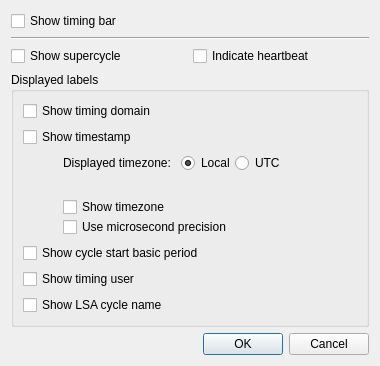
<?xml version="1.0" encoding="UTF-8"?>
<ui version="4.0">
 <class>Dialog</class>
 <widget class="QDialog" name="Dialog">
  <property name="geometry">
   <rect>
    <x>0</x>
    <y>0</y>
    <width>380</width>
    <height>366</height>
   </rect>
  </property>
  <property name="minimumSize">
   <size>
    <width>380</width>
    <height>366</height>
   </size>
  </property>
  <property name="maximumSize">
   <size>
    <width>380</width>
    <height>366</height>
   </size>
  </property>
  <property name="baseSize">
   <size>
    <width>380</width>
    <height>366</height>
   </size>
  </property>
  <property name="windowTitle">
   <string>Configure timing bar</string>
  </property>
  <layout class="QVBoxLayout" name="verticalLayout_2">
   <item>
    <widget class="QCheckBox" name="chkbx_bar">
     <property name="text">
      <string>Show timing bar</string>
     </property>
    </widget>
   </item>
   <item>
    <widget class="QFrame" name="frame">
     <property name="frameShape">
      <enum>QFrame::HLine</enum>
     </property>
     <property name="frameShadow">
      <enum>QFrame::Sunken</enum>
     </property>
    </widget>
   </item>
   <item>
    <widget class="QWidget" name="bar_config" native="true">
     <layout class="QVBoxLayout" name="verticalLayout">
      <property name="leftMargin">
       <number>0</number>
      </property>
      <property name="topMargin">
       <number>0</number>
      </property>
      <property name="rightMargin">
       <number>0</number>
      </property>
      <property name="bottomMargin">
       <number>0</number>
      </property>
      <item>
       <layout class="QHBoxLayout" name="horizontalLayout">
        <item>
         <widget class="QCheckBox" name="chkbx_super">
          <property name="text">
           <string>Show supercycle</string>
          </property>
         </widget>
        </item>
        <item>
         <widget class="QCheckBox" name="chkbx_heart">
          <property name="text">
           <string>Indicate heartbeat</string>
          </property>
         </widget>
        </item>
       </layout>
      </item>
      <item>
       <widget class="QGroupBox" name="groupBox">
        <property name="title">
         <string>Displayed labels</string>
        </property>
        <layout class="QVBoxLayout" name="verticalLayout_3">
         <item>
          <widget class="QCheckBox" name="chkbx_domain">
           <property name="text">
            <string>Show timing domain</string>
           </property>
          </widget>
         </item>
         <item>
          <widget class="QCheckBox" name="chkbx_timestamp">
           <property name="text">
            <string>Show timestamp</string>
           </property>
          </widget>
         </item>
         <item>
          <widget class="QFrame" name="timestamp_details">
           <property name="frameShape">
            <enum>QFrame::NoFrame</enum>
           </property>
           <layout class="QHBoxLayout" name="horizontalLayout_3">
            <property name="spacing">
             <number>0</number>
            </property>
            <property name="leftMargin">
             <number>0</number>
            </property>
            <property name="topMargin">
             <number>0</number>
            </property>
            <property name="rightMargin">
             <number>0</number>
            </property>
            <property name="bottomMargin">
             <number>0</number>
            </property>
            <item>
             <spacer name="horizontalSpacer">
              <property name="orientation">
               <enum>Qt::Horizontal</enum>
              </property>
              <property name="sizeType">
               <enum>QSizePolicy::Fixed</enum>
              </property>
              <property name="sizeHint" stdset="0">
               <size>
                <width>40</width>
                <height>20</height>
               </size>
              </property>
             </spacer>
            </item>
            <item>
             <layout class="QVBoxLayout" name="verticalLayout_4">
              <property name="spacing">
               <number>0</number>
              </property>
              <item>
               <layout class="QFormLayout" name="formLayout">
                <property name="horizontalSpacing">
                 <number>10</number>
                </property>
                <item row="0" column="0">
                 <widget class="QLabel" name="label">
                  <property name="text">
                   <string>Displayed timezone:</string>
                  </property>
                 </widget>
                </item>
                <item row="0" column="1">
                 <layout class="QHBoxLayout" name="horizontalLayout_2">
                  <item>
                   <widget class="QRadioButton" name="radio_local">
                    <property name="text">
                     <string>Local</string>
                    </property>
                    <property name="checked">
                     <bool>true</bool>
                    </property>
                   </widget>
                  </item>
                  <item>
                   <widget class="QRadioButton" name="radio_utc">
                    <property name="text">
                     <string>UTC</string>
                    </property>
                   </widget>
                  </item>
                  <item>
                   <spacer name="horizontalSpacer_2">
                    <property name="orientation">
                     <enum>Qt::Horizontal</enum>
                    </property>
                    <property name="sizeHint" stdset="0">
                     <size>
                      <width>40</width>
                      <height>20</height>
                     </size>
                    </property>
                   </spacer>
                  </item>
                 </layout>
                </item>
               </layout>
              </item>
              <item>
               <widget class="QCheckBox" name="chkbx_tz">
                <property name="text">
                 <string>Show timezone</string>
                </property>
               </widget>
              </item>
              <item>
               <widget class="QCheckBox" name="chkbx_us">
                <property name="text">
                 <string>Use microsecond precision</string>
                </property>
               </widget>
              </item>
             </layout>
            </item>
           </layout>
          </widget>
         </item>
         <item>
          <widget class="QCheckBox" name="chkbx_start">
           <property name="text">
            <string>Show cycle start basic period</string>
           </property>
          </widget>
         </item>
         <item>
          <widget class="QCheckBox" name="chkbx_user">
           <property name="text">
            <string>Show timing user</string>
           </property>
          </widget>
         </item>
         <item>
          <widget class="QCheckBox" name="chkbx_lsa">
           <property name="text">
            <string>Show LSA cycle name</string>
           </property>
          </widget>
         </item>
        </layout>
       </widget>
      </item>
     </layout>
    </widget>
   </item>
   <item>
    <widget class="QDialogButtonBox" name="buttons">
     <property name="orientation">
      <enum>Qt::Horizontal</enum>
     </property>
     <property name="standardButtons">
      <set>QDialogButtonBox::Cancel|QDialogButtonBox::Ok</set>
     </property>
    </widget>
   </item>
  </layout>
 </widget>
 <resources/>
 <connections>
  <connection>
   <sender>buttons</sender>
   <signal>rejected()</signal>
   <receiver>Dialog</receiver>
   <slot>reject()</slot>
   <hints>
    <hint type="sourcelabel">
     <x>316</x>
     <y>260</y>
    </hint>
    <hint type="destinationlabel">
     <x>286</x>
     <y>274</y>
    </hint>
   </hints>
  </connection>
 </connections>
</ui>
